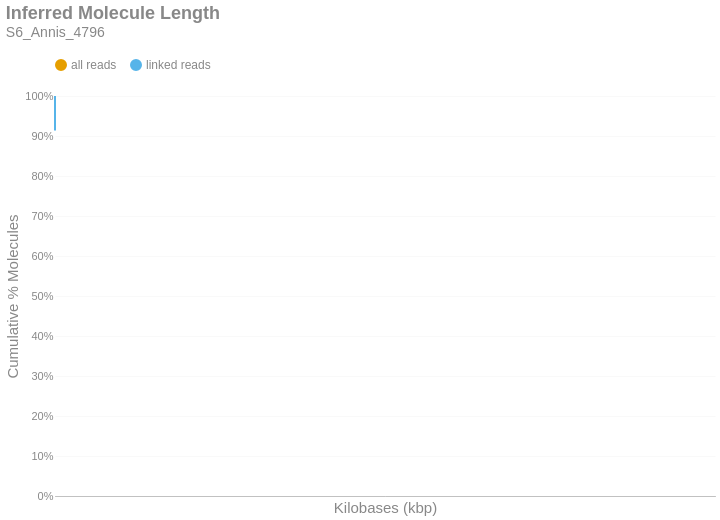

The cell this chart's notebook holds for it:
### Markdown cell above
### Inferred Molecule Length
This is the cumulative frequency distribution of molecule lengths inferred from the first and last alignment positions along a contig for all alignments associated with a single linked-read barcode on a given contig.There are two distributions: one with `all` the alignments (yellow) and another with only `linked reads` (blue). The percent of molecules in the `linked reads` distribution is relative to the total number of linked molecules.

### Code cell
if SKIPLR:
    print_html(f"Skipped")
else:
    binned_df = consolidated_hist(valids['length_inferred']/1000, mask, 10, True)
    binned_df = binned_df.with_columns(
        pl.when(pl.col('bin').cast(pl.Utf8) == '0').then(pl.lit('1')).otherwise(pl.col('bin').cast(pl.Utf8)).alias('bin')
    )
    with SafeRender(binned_df):
        (
            density_plot(binned_df, 'Inferred Molecule Length', samplename, 'inferredlen')
            .transform_calculate(bin_kb='datum.bin / 1000')
            .encode(
                x=alt.X('bin_kb:Q', title="Kilobases (kbp)").scale(type='log', padding=0).axis(labelAngle=-40),
                y=alt.Y('value:Q', title='Cumulative % Molecules')
                    .axis(format='%')
                    .stack(False)
                    .scale(domainMin=0, domainMax=1,padding=0),
                color=alt.Color("key:N").scale(domain = ["all reads", "linked reads"]),
                tooltip = [
                    alt.Tooltip("key:N", title = "Data Type"),
                    alt.Tooltip("range_label:N", title="Kilobases"),
                    alt.Tooltip("value:Q", format = ".2%", title="% Molecules (Cum.)")
                ]
            )
        ).display()

### Figure 1 — Vega-Lite specification as saved in the notebook (floating-point values rounded to 4 significant figures; data arrays with more than 128 entries replaced by an {"elided": "..."} marker saying what was removed)
{"width": "container", "height": 400, "config": {"title": {"anchor": "start", "dy": -15, "fontSize": 18, "color": "#888888", "subtitleColor": "#888888", "subtitleFontSize": 14}, "arc": {"fill": "#0072B2"}, "axis": {"domainColor": "#888888", "domainWidth": 0.5, "gridWidth": 0.2, "grid": false, "titleFontWeight": 400, "titleFontSize": 15, "labelFontSize": 11, "labelColor": "#888888", "tickColor": "#888888", "tickWidth": 0.2, "titleColor": "#888888"}, "axisBand": {"grid": false}, "axisX": {"grid": true, "tickSize": 10, "domainCap": "round"}, "axisY": {"domain": false, "grid": true, "tickSize": 0, "domainCap": "round"}, "background": "transparent", "header": {"labelFontSize": 15, "labelColor": "#888888", "titleFontSize": 15, "titleFontWeight": 600, "titleColor": "#888888"}, "legend": {"labelFont": "sans-serif", "labelFontSize": 12, "labelColor": "#888888", "symbolSize": 100, "symbolType": "circle", "titleFontSize": 12, "titlePadding": 10, "titleColor": "#888888", "title": null, "orient": "top"}, "range": {"category": ["#E69F00", "#56B4E9", "#009E73", "#F0E442", "#0072B2", "#D55E00", "#CC79A7", "#000000"], "diverging": ["#cfe8f3", "#a2d4ec", "#73bfe2", "#46abdb", "#1696d2", "#12719e"]}, "area": {"fill": "#0072B2", "fillOpacity": 0.7, "line": true, "strokeOpacity": 0.7}, "line": {"color": "#0072B2", "stroke": "#0072B2", "strokeWidth": 2}, "trail": {"color": "#0072B2", "stroke": "#0072B2", "strokeWidth": 0, "size": 1}, "point": {"filled": true, "fillOpacity": 1.0, "size": 95}, "text": {"color": "#888888", "fontSize": 11, "align": "right", "fontWeight": 400, "size": 11}, "bar": {"fill": "#0072B2", "stroke": null}, "view": {"stroke": null, "continuousWidth": 660, "continuousHeight": 400}}, "data": {"name": "data-16165657bf8e24730a3475b37b71956b"}, "mark": {"type": "line", "interpolate": "monotone", "point": {"opacity": 0, "size": 275}}, "encoding": {"color": {"field": "key", "scale": {"domain": ["all reads", "linked reads"]}, "type": "nominal"}, "tooltip": [{"field": "key", "title": "Data Type", "type": "nominal"}, {"field": "range_label", "title": "Kilobases", "type": "nominal"}, {"field": "value", "format": ".2%", "title": "% Molecules (Cum.)", "type": "quantitative"}], "x": {"axis": {"labelAngle": -40}, "field": "bin_kb", "scale": {"type": "log", "padding": 0}, "title": "Kilobases (kbp)", "type": "quantitative"}, "y": {"axis": {"format": "%"}, "field": "value", "scale": {"domainMin": 0, "domainMax": 1, "padding": 0}, "stack": false, "title": "Cumulative % Molecules", "type": "quantitative"}}, "params": [{"name": "param_c36ac31b6afebe62", "select": {"type": "point", "fields": ["key"]}, "bind": "legend"}], "title": {"text": "Inferred Molecule Length", "subtitle": "S6_Annis_4796"}, "transform": [{"fold": ["all reads (cumsum)", "linked reads (cumsum)"]}, {"calculate": "replace(datum.key, ' (cumsum)', '')", "as": "key"}, {"filter": {"param": "param_c36ac31b6afebe62"}}, {"calculate": "datum.bin / 1000", "as": "bin_kb"}], "usermeta": {"embedOptions": {"downloadFileName": "S6_Annis_4796.inferredlen"}}, "$schema": "https://vega.github.io/schema/vega-lite/v6.1.0.json", "datasets": {"data-16165657bf8e24730a3475b37b71956b": {"elided": "561 records"}}}
